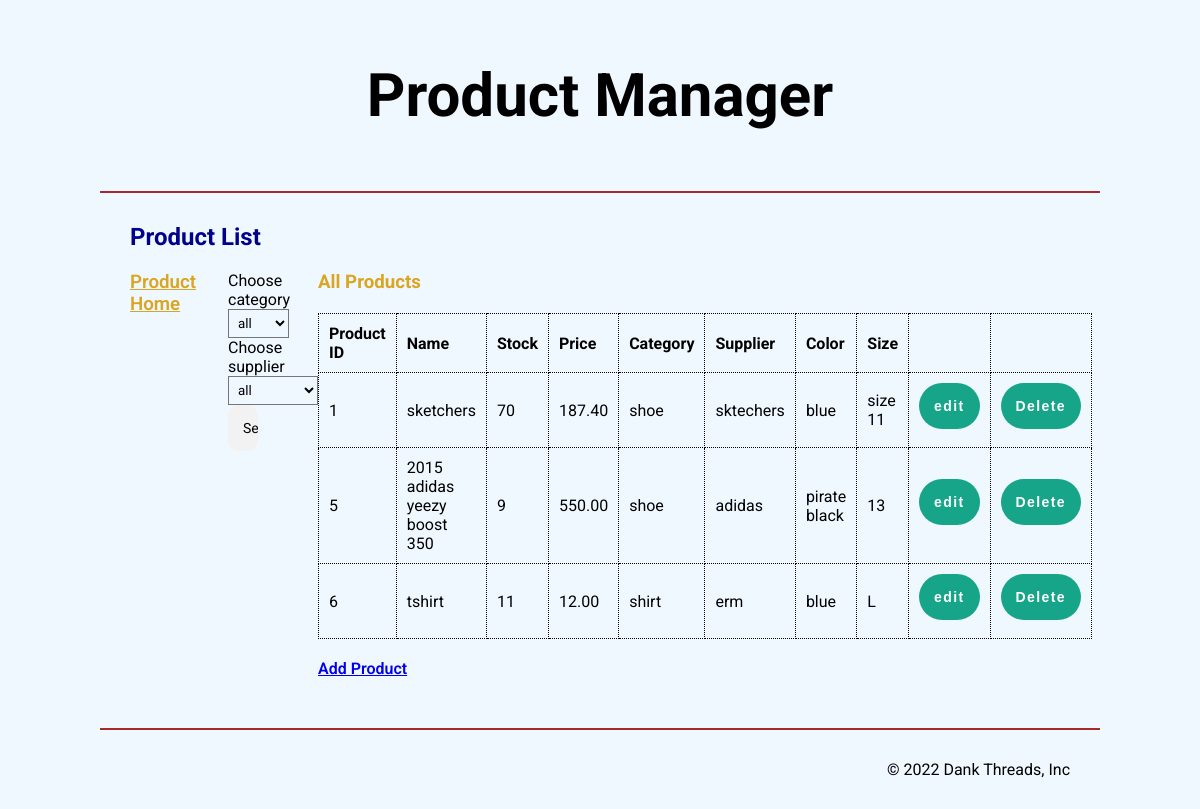
The app's page /productview.php, older data.
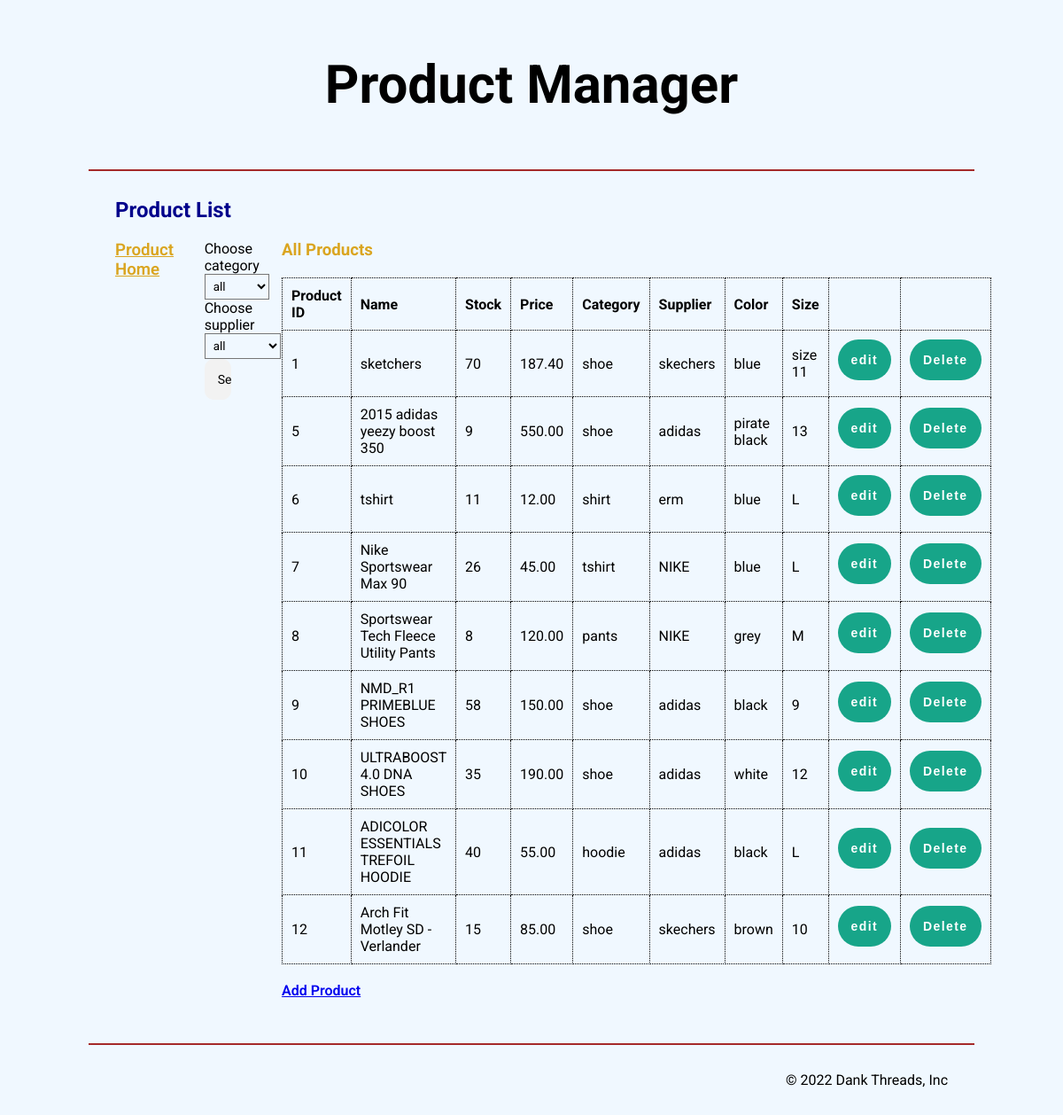
The same page, newer data.
### tables this page shows
CREATE TABLE `products` (
  `pid` int(11) NOT NULL,
  `pname` varchar(255) NOT NULL,
  `stock` int(11) NOT NULL,
  `price` decimal(10,2) NOT NULL,
  `category` varchar(255) NOT NULL,
  `sid` int(255) NOT NULL,
  `color` varchar(255) NOT NULL,
  `psize` varchar(255) NOT NULL
);

CREATE TABLE `suppliers` (
  `sid` int(11) NOT NULL,
  `sname` varchar(250) NOT NULL
);

### productview.php (the view, shortened to what this page needs)
<?php
include('db_conn.php');
$info = $show2 = $show1 = '';
if (isset($_REQUEST["category"])) {
    $cat_id = $_REQUEST["category"];
    $sql2 = "SELECT *, suppliers.sname FROM `products` inner join suppliers where `category` = '$cat_id' and products.sid=suppliers.sid;";
    $sql3 = "SELECT category FROM `products` WHERE `category` = '$cat_id'";
    if (isset($_REQUEST["supplier"])) {
        $supplier_id = $_REQUEST["supplier"];
        $sql2 = "SELECT *, suppliers.sname FROM `products` inner join suppliers where `category` = '$cat_id' and `sname` = '$supplier_id' and products.sid=suppliers.sid;";
        $sql3 = "SELECT category FROM `products` WHERE `category` = '$cat_id'";
    }
    $result3 = mysqli_query($conn,$sql2);
    $row3 = mysqli_fetch_assoc($result3);
    if (isset($_REQUEST["supplier"])) {
        $title = "Category: ".$_REQUEST["category"]." Supplier: ".$_REQUEST["supplier"];
    } else {
        $title = "Category: ".$_REQUEST["category"];
    }
} else {
    $sql2 = "SELECT *, suppliers.sname FROM `products` inner join suppliers where products.sid=suppliers.sid; ";
}
$result1 = mysqli_query($conn,$sql2);
$row1 = mysqli_fetch_assoc($result1);
if (!empty($row1)) {
    do {
        $show2 .= '
        <tr>
            <td>'.$row1['pid'].'</td>
            <td>'.$row1['pname'].'</td>
            <td>'.$row1['stock'].'</td>
            <td>'.$row1['price'].'</td>
            <td>'.$row1['category'].'</td>
            <td>'.$row1['sname'].'</td>
            <td>'.$row1['color'].'</td>
            <td>'.$row1['psize'].'</td>
            <td><button onclick="location.href=\'editproduct.php?edit_pid='.$row1['pid'].'\';">edit</button></td>
            <td><button onclick="location.href=\'productview.php?dlt_id='.$row1['pid'].'\';">Delete</button></td>
        </tr>';
    } while ($row1 = mysqli_fetch_assoc($result1));
}
?>
<!DOCTYPE html>
<html lang="en">
<head>
    <link rel="stylesheet" href="dtstyle.css">
    <link rel="stylesheet" href="formstyle.css">
</head>
<body>
    <header>
        <h1>
            Product Manager
        </h1>
    </header>
    <main>
        <h2 class="page_title">
            Product List
        </h2>
        <div class="flex">
            <aside class="left">
                <h3 class="title"><a href="productview.php">Product Home</a></h3>
            </aside>
        <form method="post">
            <aside class="left">
                <p>Choose category</p>
                <select name="categorydd" id="czsfgdrgategorydd">
                <option value="none">all</option>
                </select>
            </aside>
            <aside class="left">
            <p>Choose supplier</p>
                <select name="supplierdd" id="suppliersedjgnwegdd">
                    <option value="none">all</option>
                </select>
                <input id="submit" name="submit" type="submit" value="Search">
            </aside>
        </form>
            <aside class="right">
            <h3 class="title"><?php
                if (isset($_REQUEST["category"])) {
                    if (isset($_REQUEST["supplier"])) {
                        echo "Category: ".$_REQUEST["category"]."<br>";
                        echo "Supplier: ".$_REQUEST["supplier"];
                    } else {
                        echo "Category: ".$_REQUEST["category"];
                    }
                } else if (isset($_REQUEST["supplier"])) {
                    echo "Supplier: ".$_REQUEST["supplier"];
                } else {
                    echo "All Products";
                }
            ?>
            </h3>
                <table class="list">
                    <tr>
                        <th>Product ID</th>
                        <th>Name</th>
                        <th>Stock</th>
                        <th>Price</th>
                        <th>Category</th>
                        <th>Supplier</th>
                        <th>Color</th>
                        <th>Size</th>
                        <th></th>
                        <th></th>
                    </tr>
                    <?php echo $show2; ?>
                </table>
                <a href="addproduct.php">Add Product</a>
            </aside>
        </div>
    </main>
    <footer>
        <p>&copy; 2022 Dank Threads, Inc</p>
    </footer>
</body>
</html>

Row changes from the older to the newer data that the page shows:
changed through a linked row, products "sketchers": sid.sname "sktechers" → "skechers"
added products: pid "7", pname "Nike Sportswear Max 90", stock "26", price "45.00", category "tshirt", sid.sname "NIKE", color "blue", psize "L"
added products: pid "8", pname "Sportswear Tech Fleece Utility Pants", stock "8", price "120.00", category "pants", sid.sname "NIKE", color "grey", psize "M"
added products: pid "9", pname "NMD_R1 PRIMEBLUE SHOES", stock "58", price "150.00", category "shoe", sid.sname "adidas", color "black", psize "9"
added products: pid "10", pname "ULTRABOOST 4.0 DNA SHOES", stock "35", price "190.00", category "shoe", sid.sname "adidas", color "white", psize "12"
added products: pid "11", pname "ADICOLOR ESSENTIALS TREFOIL HOODIE", stock "40", price "55.00", category "hoodie", sid.sname "adidas", color "black", psize "L"
added products: pid "12", pname "Arch Fit Motley SD - Verlander", stock "15", price "85.00", category "shoe", sid.sname "skechers", color "brown", psize "10"
